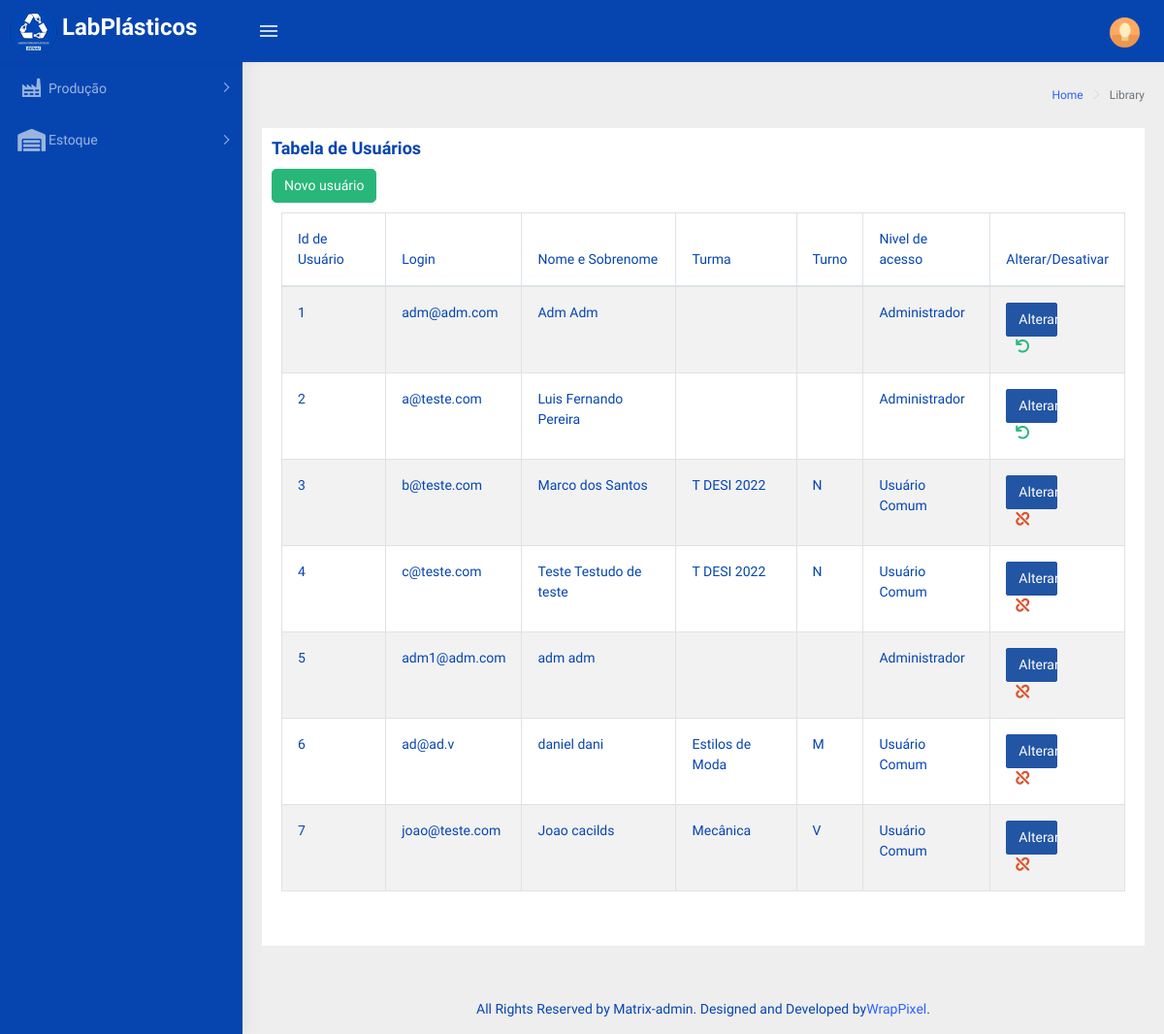
The page /usuarios.php (signed in) on the database its author committed.
### tables this page shows
CREATE TABLE `usuarios` (
  `idUsuario` int(11) NOT NULL COMMENT 'PK - chave identificadora de IDs da tabela usuarios',
  `login` varchar(80) NOT NULL COMMENT 'Registra o login de um usuário',
  `senha` varchar(32) NOT NULL COMMENT 'Registra a senha de um usuário',
  `nome` varchar(80) NOT NULL COMMENT 'Registra o primeiro nome do usuário',
  `sobrenome` varchar(80) NOT NULL COMMENT 'Registra o sobrenome do usuário',
  `idTurma` int(11) DEFAULT NULL COMMENT 'FK - chave estrangeira que Registra a ID da turma do usuário',
  `tipo` tinyint(1) NOT NULL COMMENT 'Registra o tipo de usuário',
  `ativo` tinyint(1) NOT NULL COMMENT 'Registra se o usuário estiver ativo'
);

CREATE TABLE `turma` (
  `idTurma` int(11) NOT NULL COMMENT 'PK - chave identificadora da turma a qual o usuário pertence\r\nOBS: o admin não necessita estar em uma turma',
  `turno` char(1) DEFAULT NULL COMMENT 'Mostra a qual turno uma turma pertence',
  `nomeTurma` varchar(32) DEFAULT NULL COMMENT 'Nome da turma. \r\nEx: TDesi Senai/N1',
  `ativo` tinyint(1) DEFAULT NULL COMMENT 'Se a conta podea ou não pode ser usada'
);

### php/functionUsuario.php (the view, shortened to what this page needs)
<?php
    function dataTableUser(){
        include('connection.php');
        $sql = 'SELECT u.idUsuario as idUser,
                u.login as login,
                u.nome as nome,
                u.sobrenome as sobNome,
                u.idTurma as idTurma,
                u.tipo as tipo,
                t.turno as turno,
                t.nomeTurma as nTurma,
                u.ativo as ativo
                FROM usuarios as u
                LEFT JOIN turma as t
                ON u.idTurma = t.idTurma';
        $table = '';
        $result = mysqli_query($conn,$sql);
        if (mysqli_num_rows($result) > 0){
            $array = array();
            while($linha = mysqli_fetch_array($result, MYSQLI_ASSOC )){
                array_push($array,$linha);
            }
            foreach($array as $campo){
                $table .=
                        "<tr align-items='center';>
                            <td>".$campo['idUser']."</td>
                            <td>".$campo['login']."</td>
                            <td>".$campo['nome']." ".$campo['sobNome']."</td>
                            <td>".$campo['nTurma']."</td>
                            <td>".$campo['turno']."</td>";
                if ($campo['tipo'] == 2){
                    $table .= "<td> Usuário Comum </td>";
                } else if ($campo['tipo'] == 1){
                    $table .= "<td> Administrador </td>";
                }
                $table .=
                            "<td>
                                <button style='width:50%' type='button' class='btn btn-info margin-5' data-toggle='modal' data-target='#EditaModal".$campo['idUser']."'>
                                    Alterar
                                </button>";
                if($campo['ativo']==1){
                    $table .=
                            '<div class="col-sm-4">
                                <a href="#" class="fas fa-unlink text-danger" align="center" data-toggle="modal" data-target="#DesativaModal'.$campo['idUser'].'" title="Desativar Usuário"></a>
                            </div>';
                }else{
                    $table .=
                                '<div class="col-sm-4">
                                    <a href="#" class="fas fa-undo text-success" align="center" data-toggle="modal" data-target="#AtivaModal'.$campo['idUser'].'" title="Ativar Usúario"></a>
                                </div>
                            </td>';
                }
                $table .=
                            "<div class='modal fade' id='DesativaModal".$campo['idUser']."' tabindex='-1' role='dialog' aria-labelledby='exampleModalLabel' aria-hidden='true '>
                                            <h5 class='modal-title' id='exampleModalLabel'>Desativar Usuário - ".$campo['nome']." ".$campo['sobNome']."</h5>
                                            <form method='POST' action='php/validaCadastroUsuario.php?op=0&validacao=D&id=".$campo["idUser"]."'>
                                            </form>
                            </div>
                            <div class='modal fade' id='AtivaModal".$campo['idUser']."' tabindex='-1' role='dialog' aria-labelledby='exampleModalLabel' aria-hidden='true '>
                                            <h5 class='modal-title' id='exampleModalLabel'>Ativar Usuário - ".$campo['nome']." ".$campo['sobNome']."</h5>
                                            <form method='POST' action='php/validaCadastroUsuario.php?op=1&validacao=D&id=".$campo["idUser"]."'>
                                            </form>
                            </div>"
                            .'<div class="modal fade" id="EditaModal'.$campo["idUser"].'" tabindex="-1" role="dialog" aria-labelledby="exampleModalLabel" aria-hidden="true">
                                            <h5 class="modal-title" id="exampleModalLabel">Alterar Usuário - '.$campo['nome'].' '.$campo['sobNome'].' </h5>
                                            <form method="POST" class="form-horizontal"  enctype="multipart/form-data" action= "php/validaCadastroUsuario.php?validacao=U&id='.$campo['idUser'].'">
                                                                   '.optionTurmas().'
                                            </form>
                            </div>
                        </tr>';
            }
        }
        return $table;
    }
?>

### rows shown on the page
usuarios: idUsuario "1", login "adm@adm.com", nome "Adm", sobrenome "Adm", tipo "Administrador"
usuarios: idUsuario "2", login "a@teste.com", nome "Luis", sobrenome "Fernando Pereira", tipo "Administrador"
usuarios: idUsuario "3", login "b@teste.com", nome "Marco", sobrenome "dos Santos", idTurma.nomeTurma "T DESI 2022", idTurma.turno "N", tipo "Usuário Comum"
usuarios: idUsuario "4", login "c@teste.com", nome "Teste", sobrenome "Testudo de teste", idTurma.nomeTurma "T DESI 2022", idTurma.turno "N", tipo "Usuário Comum"
usuarios: idUsuario "5", login "adm1@adm.com", nome "adm", sobrenome "adm", tipo "Administrador"
usuarios: idUsuario "6", login "ad@ad.v", nome "daniel", sobrenome "dani", idTurma.nomeTurma "Estilos de Moda", idTurma.turno "M", tipo "Usuário Comum"
usuarios: idUsuario "7", login "joao@teste.com", nome "Joao", sobrenome "cacilds", idTurma.nomeTurma "Mecânica", idTurma.turno "V", tipo "Usuário Comum"
